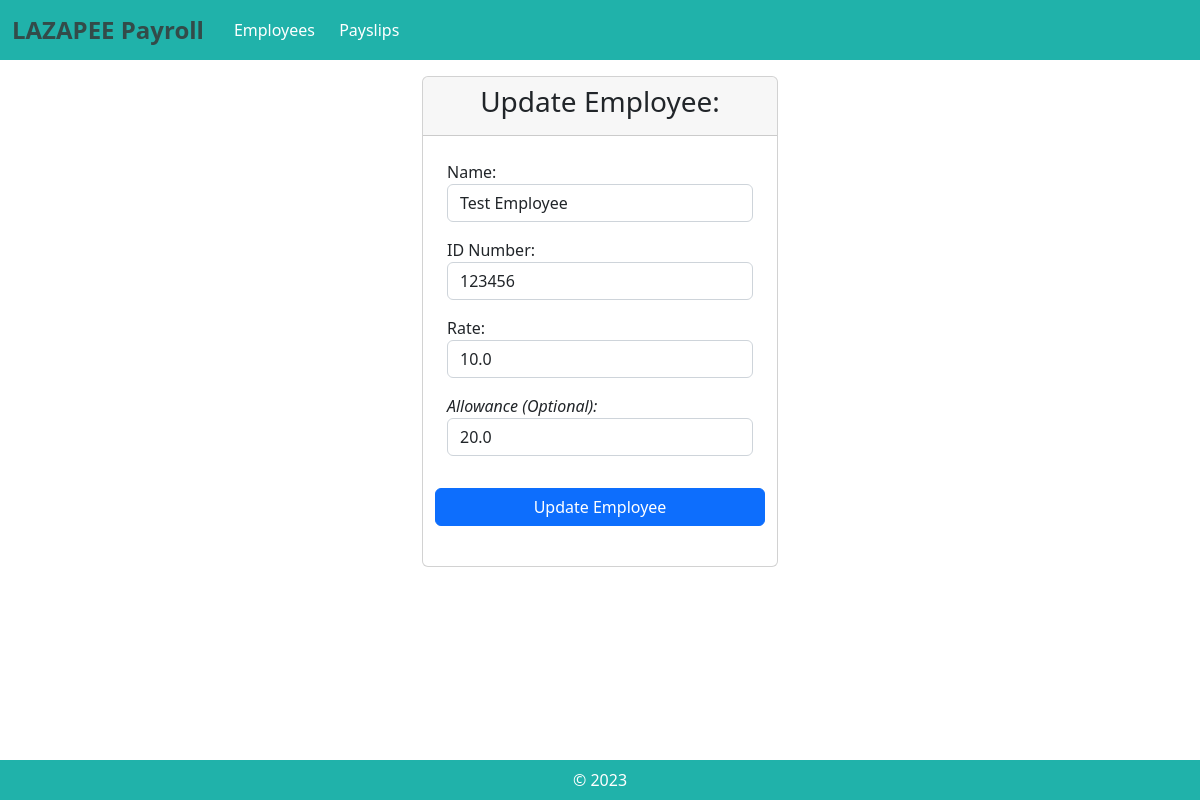
Before: /update_employee/6/ with the older database file.
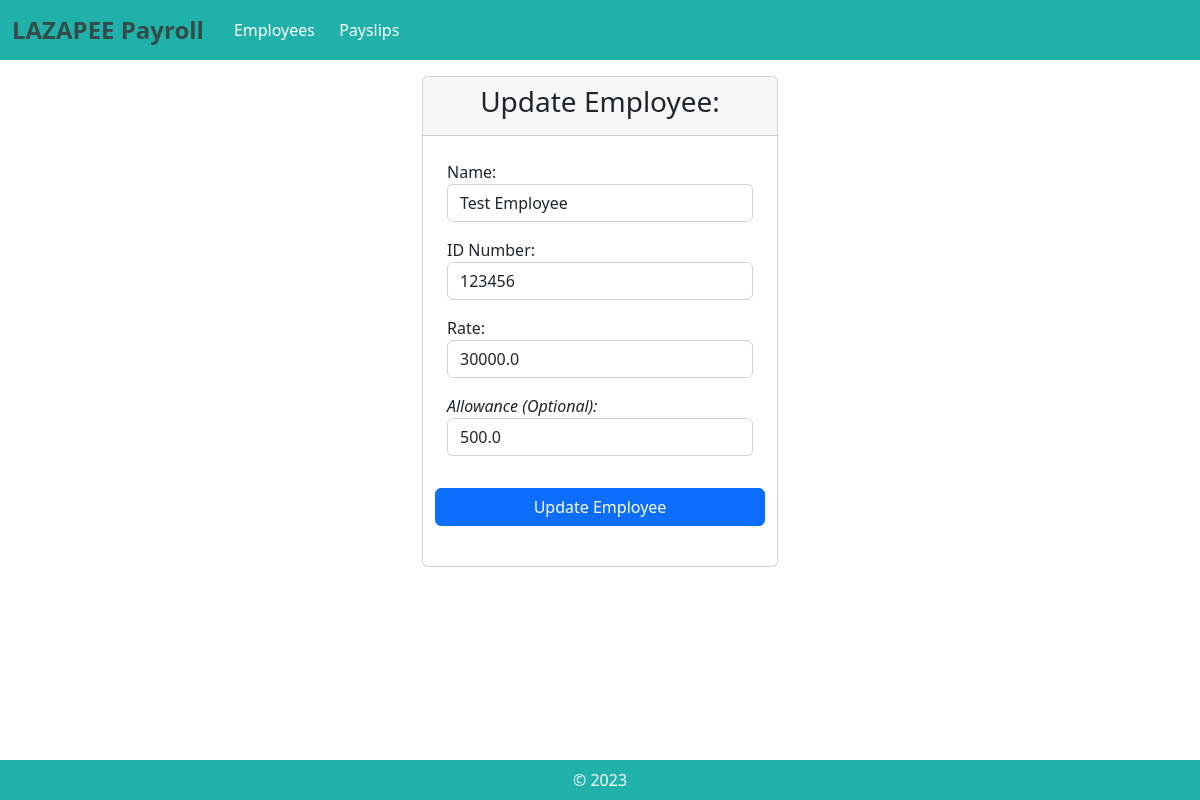
After: the same page with the newer database file.
### payroll_app/models.py (models this page shows, shortened)
class Employee(models.Model):
    name = models.CharField(max_length=300)
    id_number = models.CharField(max_length=300)
    rate = models.FloatField(max_length=300)
    overtime_pay = models.FloatField(max_length=300, null=True, blank=True, default=0)
    allowance = models.FloatField(max_length=300, null=True, blank=True, default=0)

### payroll_app/views.py (the view)
# urls.py: path('update_employee/<int:pk>/', views.update_employee, name="update_employee"),
def update_employee(request, pk):
    emp = get_object_or_404(Employee, pk=pk)
    if(request.method=="POST"):
        n = request.POST.get('name')
        id = request.POST.get('idnum')
        r = request.POST.get('rate')
        a = request.POST.get('allowance')
        if Employee.objects.get(id_number=id).getID() == id:
            Employee.objects.filter(pk=pk).update(name=n, id_number=id, rate=r, allowance=a)
            return redirect('employees')
        elif Employee.objects.filter(id_number=id).exists():
            messages.error(request, "An employee with this ID number already exists")
            return redirect('update_employee', pk=pk)
        else:
            Employee.objects.filter(pk=pk).update(name=n, id_number=id, rate=r, allowance=a)
            return redirect('employees')
    else:
        return render(request, 'payroll_app/update_employee.html', {'emp':emp})

### payroll_app/templates/payroll_app/update_employee.html (shortened to what this page needs)
{% extends 'payroll_app/base.html' %}
{% load static %}
{% block content %}
    <div class="col-sm-4 mx-auto">
        <div class="card">
            <div class="card-header">
                <h3 class="card-title" style = "text-align: center;"> Update Employee: </h3>
            </div>
            <div class="card-body">
                <form method="POST" action="{% url 'update_employee' pk=emp.pk %}">{% csrf_token %}
                    <div class="form-group p-2">
                        <label for="name"> Name: </label>
                        <input type="text" class="form-control" id="name" name="name" value="{{emp.name}}" required>
                    </div>
                    <div class="form-group p-2">
                        <label for="idnum">ID Number: </label>
                        <input type="text" class="form-control" id="idnum" name="idnum" value="{{emp.id_number}}"  required>
                    </div>
                    <div class="form-group p-2">
                        <label for="rate"> Rate: </label>
                        <input type="text" class="form-control" id="rate" name="rate" value="{{emp.rate}}" required>
                    </div>
                    <div class="form-group p-2">
                        <label for="rate"><i>Allowance (Optional):</i></label>
                        <input type="text" class="form-control" id="allowance" name="allowance" value="{{emp.allowance}}">
                    </div>
                    <div class = "row p-2"><button type="submit" class="mt-3 btn btn-primary">Update Employee</button></div>
                </form>
            </div>
        </div>
    </div>
{% endblock %}

Changed rows visible on the page:
changed Employee "Test Employee": rate "10.0" → "30000.0"; allowance "20.0" → "500.0"
